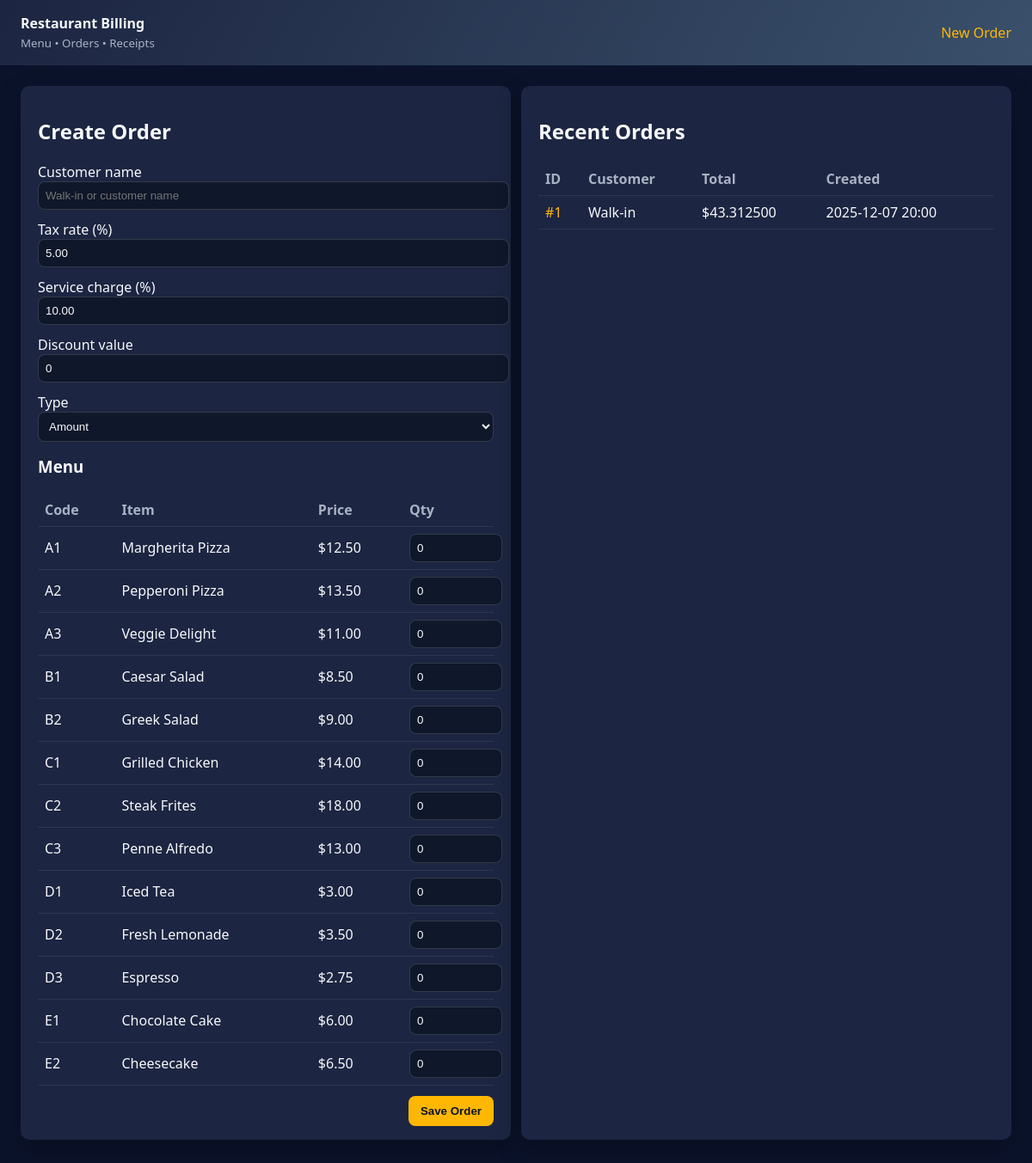
The page / on the database its author committed.
### orders/models.py (models this page shows, shortened)
class MenuItem(models.Model):
    code = models.CharField(max_length=8, unique=True)
    name = models.CharField(max_length=128)
    price = models.DecimalField(max_digits=8, decimal_places=2, validators=[MinValueValidator(0)])
    is_active = models.BooleanField(default=True)
    class Meta:
        ordering = ["code"]

class Order(models.Model):
    DISCOUNT_PERCENT = "percent"
    DISCOUNT_AMOUNT = "amount"
    DISCOUNT_CHOICES = [
        (DISCOUNT_PERCENT, "Percent"),
        (DISCOUNT_AMOUNT, "Flat amount"),
    ]
    customer_name = models.CharField(max_length=128, blank=True)
    tax_rate = models.DecimalField(max_digits=5, decimal_places=2, default=5.00, validators=[MinValueValidator(0)])
    service_charge_rate = models.DecimalField(max_digits=5, decimal_places=2, default=10.00, validators=[MinValueValidator(0)])
    discount_value = models.DecimalField(max_digits=8, decimal_places=2, default=0, validators=[MinValueValidator(0)])
    discount_type = models.CharField(max_length=10, choices=DISCOUNT_CHOICES, default=DISCOUNT_AMOUNT)
    created_at = models.DateTimeField(auto_now_add=True)
    class Meta:
        ordering = ["-created_at"]
    @property
    def subtotal(self):
        return sum(item.subtotal for item in self.items.all())
    @property
    def service_charge(self):
        return (self.subtotal * self.service_charge_rate) / 100
    @property
    def discount_amount(self):
        base = self.subtotal + self.service_charge
        if self.discount_type == self.DISCOUNT_PERCENT:
            return (base * self.discount_value) / 100
        return min(self.discount_value, base)
    @property
    def tax(self):
        taxable_base = self.subtotal + self.service_charge - self.discount_amount
        return (taxable_base * self.tax_rate) / 100
    @property
    def total(self):
        return self.subtotal + self.service_charge + self.tax - self.discount_amount

class OrderItem(models.Model):
    order = models.ForeignKey(Order, related_name="items", on_delete=models.CASCADE)
    menu_item = models.ForeignKey(MenuItem, on_delete=models.PROTECT)
    quantity = models.PositiveIntegerField(validators=[MinValueValidator(1)])
    unit_price = models.DecimalField(max_digits=8, decimal_places=2, validators=[MinValueValidator(0)])
    class Meta:
        verbose_name = "Order item"
        verbose_name_plural = "Order items"
    @property
    def subtotal(self):
        return self.unit_price * self.quantity

### orders/views.py (the view, shortened to what this page needs)
# urls.py: path('', order_views.order_intake, name='order_intake'),
def order_intake(request):
    menu = MenuItem.objects.filter(is_active=True).order_by("code")
    orders = Order.objects.prefetch_related("items__menu_item")[:10]
    context = {"menu": menu, "orders": orders}
    return render(request, "orders/order_intake.html", context)

### templates/orders/order_intake.html (shortened to what this page needs)
{% extends "base.html" %}
{% block content %}
<div class="grid grid-2">
    <div class="card">
        <h2>Create Order</h2>
        <form method="post">
            <div class="grid">
                <label>Customer name
                    <input type="text" name="customer_name" placeholder="Walk-in or customer name">
                </label>
                <div class="grid grid-2">
                    <label>Tax rate (%)<input type="number" step="0.01" name="tax_rate" value="5.00"></label>
                    <label>Service charge (%)<input type="number" step="0.01" name="service_charge_rate" value="10.00"></label>
                </div>
                <div class="grid grid-2">
                    <label>Discount value<input type="number" step="0.01" min="0" name="discount_value" value="0"></label>
                    <label>Type
                        <select name="discount_type">
                            <option value="amount">Amount</option>
                        </select>
                    </label>
                </div>
            </div>
            <h3 style="margin-top:16px;">Menu</h3>
            <table>
                <thead><tr><th>Code</th><th>Item</th><th>Price</th><th style="width:90px;">Qty</th></tr></thead>
                <tbody>
                {% for item in menu %}
                    <tr>
                        <td>{{ item.code }}</td>
                        <td>{{ item.name }}</td>
                        <td>${{ item.price }}</td>
                        <td><input type="number" name="quantity-{{ item.code }}" min="0" value="0"></td>
                    </tr>
                {% empty %}
                    <tr><td colspan="4">No menu items yet.</td></tr>
                {% endfor %}
                </tbody>
            </table>
            <div class="stack" style="justify-content: flex-end; margin-top: 12px;">
                <button class="btn" type="submit">Save Order</button>
            </div>
        </form>
    </div>
    <div class="card">
        <h2>Recent Orders</h2>
        <table>
            <thead><tr><th>ID</th><th>Customer</th><th>Total</th><th>Created</th></tr></thead>
            <tbody>
            {% for order in orders %}
                <tr>
                    <td><a href="{% url 'order_receipt' order.id %}">#{{ order.id }}</a></td>
                    <td>{{ order.customer_name|default:"Walk-in" }}</td>
                    <td>${{ order.total }}</td>
                    <td>{{ order.created_at|date:"Y-m-d H:i" }}</td>
                </tr>
            {% empty %}
                <tr><td colspan="4">No orders yet.</td></tr>
            {% endfor %}
            </tbody>
        </table>
    </div>
</div>
{% endblock %}

### templates/base.html (style rules this page uses)
:root { --bg: #0b132b; --card: #1c2541; --accent: #ffb703; --muted: #a9b2c3; --text: #f7f8fb; }
body { background: var(--bg); color: var(--text); font-family: "Segoe UI", sans-serif; margin: 0; }
a { color: var(--accent); text-decoration: none; }
.card { background: var(--card); border-radius: 10px; padding: 16px 20px; box-shadow: 0 12px 30px rgba(0,0,0,0.25); margin-bottom: 16px; }
.grid { display: grid; gap: 12px; }
.grid-2 { grid-template-columns: repeat(auto-fit, minmax(280px, 1fr)); }
table { width: 100%; border-collapse: collapse; }
th, td { padding: 8px; text-align: left; border-bottom: 1px solid rgba(255,255,255,0.08); }
th { color: var(--muted); font-weight: 600; }
input[type="number"], input[type="text"], select { width: 100%; padding: 8px; border-radius: 8px; border: 1px solid rgba(255,255,255,0.15); background: #0f172a; color: var(--text); }
.btn { background: var(--accent); color: #0b132b; border: none; padding: 10px 14px; border-radius: 8px; font-weight: 700; cursor: pointer; }
.stack { display: flex; gap: 8px; flex-wrap: wrap; }

### rows shown on the page
MenuItem: code "A1", name "Margherita Pizza", price "12.50"
MenuItem: code "A2", name "Pepperoni Pizza", price "13.50"
MenuItem: code "A3", name "Veggie Delight", price "11.00"
MenuItem: code "B1", name "Caesar Salad", price "8.50"
MenuItem: code "B2", name "Greek Salad", price "9.00"
MenuItem: code "C1", name "Grilled Chicken", price "14.00"
MenuItem: code "C2", name "Steak Frites", price "18.00"
MenuItem: code "C3", name "Penne Alfredo", price "13.00"
MenuItem: code "D1", name "Iced Tea", price "3.00"
MenuItem: code "D2", name "Fresh Lemonade", price "3.50"
MenuItem: code "D3", name "Espresso", price "2.75"
MenuItem: code "E1", name "Chocolate Cake", price "6.00"
MenuItem: code "E2", name "Cheesecake", price "6.50"
Order: id "1", customer_name "Walk-in", total "43.312500", created_at "2025-12-07 20:00"
